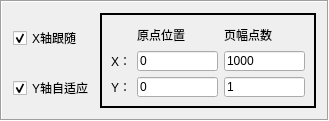
        <widget class="QFrame" name="frame">
         <property name="minimumSize">
          <size>
           <width>0</width>
           <height>0</height>
          </size>
         </property>
         <property name="maximumSize">
          <size>
           <width>16777215</width>
           <height>16777215</height>
          </size>
         </property>
         <property name="frameShape">
          <enum>QFrame::Box</enum>
         </property>
         <property name="frameShadow">
          <enum>QFrame::Sunken</enum>
         </property>
         <layout class="QGridLayout" name="gridLayout_3">
          <item row="0" column="0">
           <widget class="QCheckBox" name="chkTrackX">
            <property name="text">
             <string>X轴跟随</string>
            </property>
            <property name="checked">
             <bool>true</bool>
            </property>
           </widget>
          </item>
          <item row="0" column="1" rowspan="2">
           <widget class="QFrame" name="FramePagePoint">
            <property name="minimumSize">
             <size>
              <width>200</width>
              <height>95</height>
             </size>
            </property>
            <property name="maximumSize">
             <size>
              <width>250</width>
              <height>16777215</height>
             </size>
            </property>
            <property name="frameShape">
             <enum>QFrame::WinPanel</enum>
            </property>
            <property name="frameShadow">
             <enum>QFrame::Plain</enum>
            </property>
            <layout class="QGridLayout" name="gridLayout_2">
             <item row="0" column="1">
              <widget class="QLabel" name="lblPointOrigin">
               <property name="text">
                <string>原点位置</string>
               </property>
              </widget>
             </item>
             <item row="0" column="2">
              <widget class="QLabel" name="lblPointCount">
               <property name="text">
                <string>页幅点数</string>
               </property>
              </widget>
             </item>
             <item row="1" column="0">
              <widget class="QLabel" name="lblPointCountX">
               <property name="text">
                <string>X：</string>
               </property>
              </widget>
             </item>
             <item row="1" column="1">
              <widget class="QLineEdit" name="txtPointOriginX">
               <property name="minimumSize">
                <size>
                 <width>81</width>
                 <height>20</height>
                </size>
               </property>
               <property name="maximumSize">
                <size>
                 <width>81</width>
                 <height>20</height>
                </size>
               </property>
               <property name="text">
                <string>0</string>
               </property>
              </widget>
             </item>
             <item row="1" column="2">
              <widget class="QLineEdit" name="txtPointCountX">
               <property name="minimumSize">
                <size>
                 <width>81</width>
                 <height>20</height>
                </size>
               </property>
               <property name="maximumSize">
                <size>
                 <width>81</width>
                 <height>20</height>
                </size>
               </property>
               <property name="focusPolicy">
                <enum>Qt::StrongFocus</enum>
               </property>
               <property name="text">
                <string>1000</string>
               </property>
              </widget>
             </item>
             <item row="2" column="0">
              <widget class="QLabel" name="lblPointCountY">
               <property name="text">
                <string>Y：</string>
               </property>
              </widget>
             </item>
             <item row="2" column="1">
              <widget class="QLineEdit" name="txtPointOriginY">
               <property name="minimumSize">
                <size>
                 <width>81</width>
                 <height>20</height>
                </size>
               </property>
               <property name="maximumSize">
                <size>
                 <width>81</width>
                 <height>20</height>
                </size>
               </property>
               <property name="text">
                <string>0</string>
               </property>
              </widget>
             </item>
             <item row="2" column="2">
              <widget class="QLineEdit" name="txtPointCountY">
               <property name="minimumSize">
                <size>
                 <width>81</width>
                 <height>20</height>
                </size>
               </property>
               <property name="maximumSize">
                <size>
                 <width>81</width>
                 <height>20</height>
                </size>
               </property>
               <property name="text">
                <string>1</string>
               </property>
              </widget>
             </item>
            </layout>
           </widget>
          </item>
          <item row="1" column="0">
           <widget class="QCheckBox" name="chkAdjustY">
            <property name="text">
             <string>Y轴自适应</string>
            </property>
            <property name="checked">
             <bool>true</bool>
            </property>
           </widget>
          </item>
         </layout>
        </widget>
